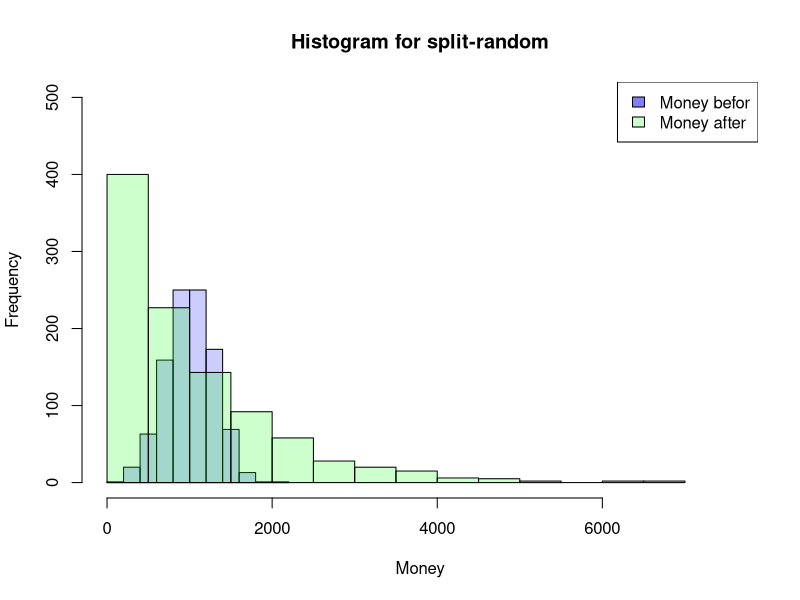
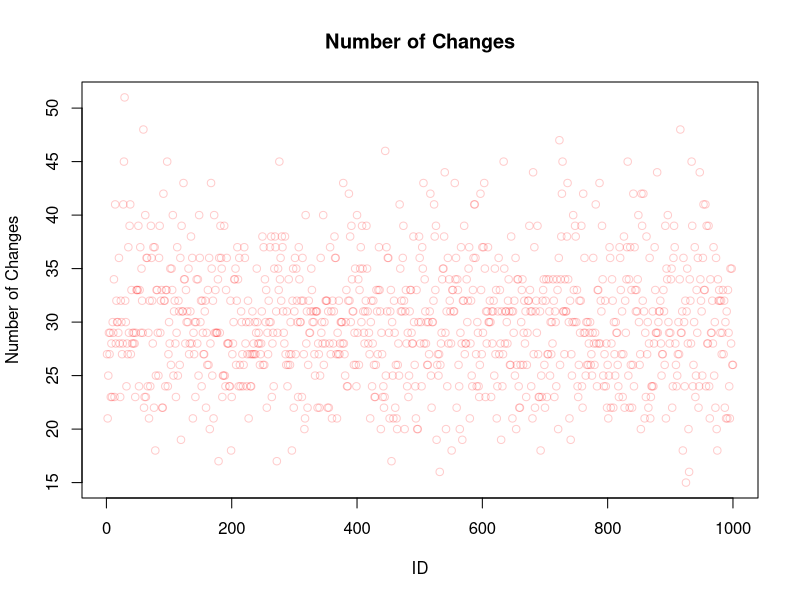
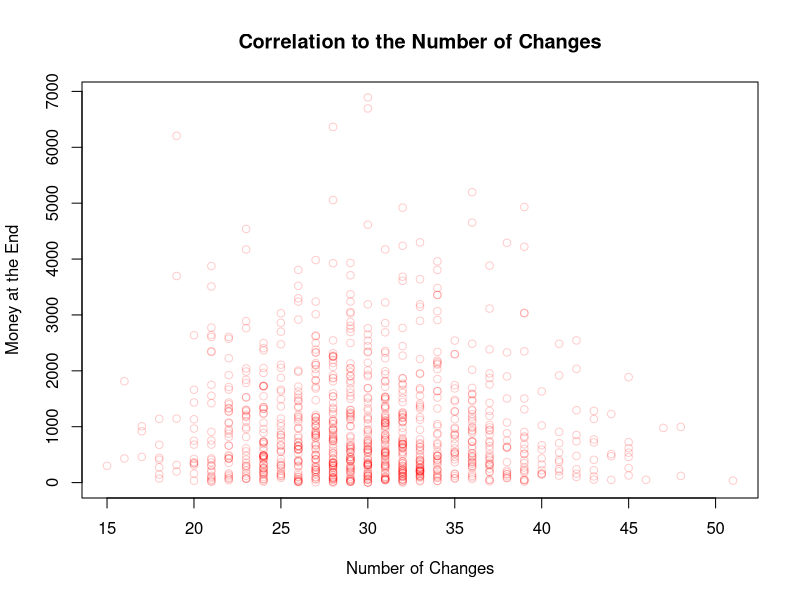
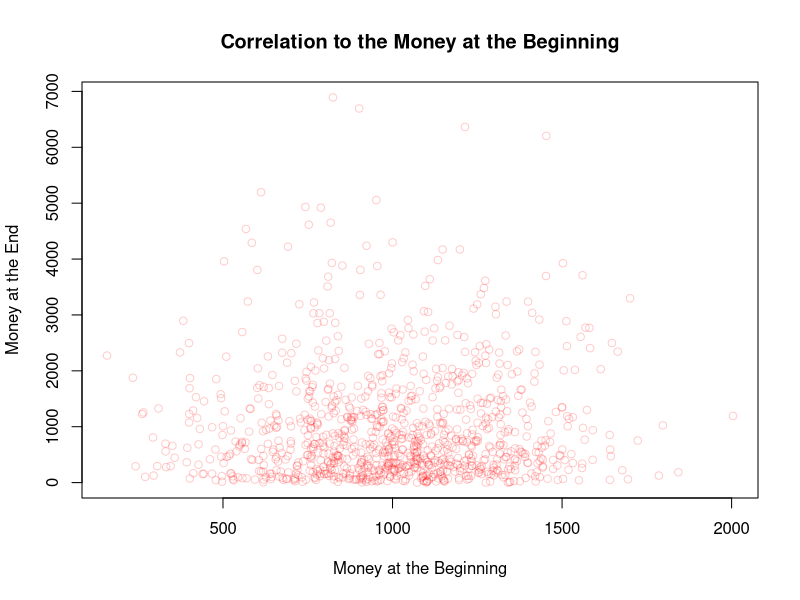
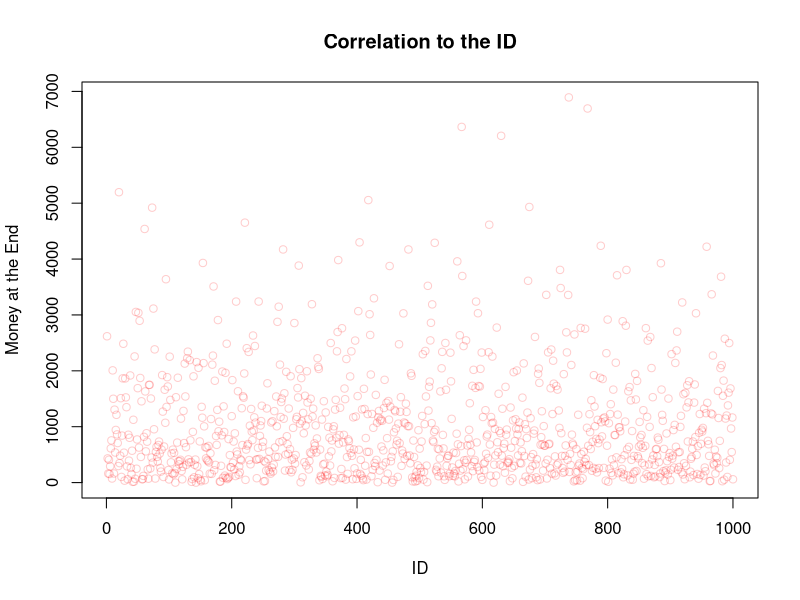
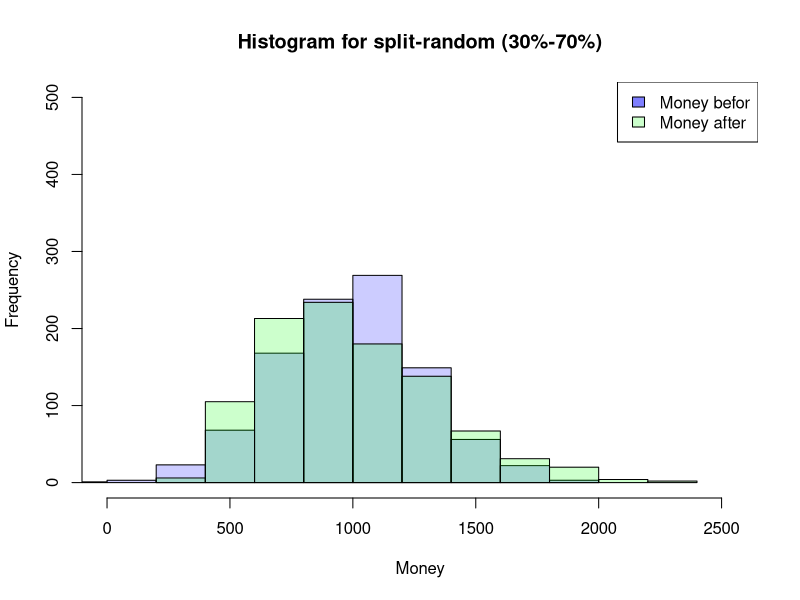

These charts were generated, in order, by the following R code:
n <- 20

SplitHalve <- function(nAgent,maxExchange,Money_mean=1000,Money_sd=300) {
  df <- data.frame(ID=seq(1,nAgent),
                   nE=0,
                   Ms=rnorm(nAgent, mean = Money_mean, sd = Money_sd),
                   MT=0,Me=0)
  df$Me <- df$Ms
  iE <- 1
  while (iE <= maxExchange) {
    df$MT <- df$Me
    rdf <- sample(df[df$nE < iE,"ID"], size=2)
    df[(df$ID == rdf[1] | df$ID == rdf[2]),"nE"] <-
      df[(df$ID == rdf[1] | df$ID == rdf[2]),"nE"]+1
    df[(df$ID == rdf[1] | df$ID == rdf[2]),"Me"] <-
      sum(df[(df$ID == rdf[1] | df$ID == rdf[2]),"MT"])/2
    if (NROW(df[df$nE < iE,"ID"]) < 2) {
      iE <- iE+1
      }
  }
  return(df)
}

df <- SplitHalve(1000,30)
sum(df$nE)

SplitHalve2 <- function(nAgent,maxExchange,Money_mean=1000,Money_sd=300) {
  df <- data.frame(ID=seq(1,nAgent),
                   nE=0,
                   Ms=rnorm(nAgent, mean = Money_mean, sd = Money_sd),
                   MT=0,Me=0)
  df$Me <- df$Ms
  iE <- 1
  while (iE <= maxExchange) {
    df$MT <- df$Me
    rdf <- sample(df$ID, size=2)
    df[(df$ID == rdf[1] | df$ID == rdf[2]),"nE"] <-
      df[(df$ID == rdf[1] | df$ID == rdf[2]),"nE"]+1
    df[(df$ID == rdf[1] | df$ID == rdf[2]),"Me"] <-
      sum(df[(df$ID == rdf[1] | df$ID == rdf[2]),"MT"])/2
    iE <- iE+1
  }
  return(df)
}

df <- SplitHalve2(1000,15000)

SplitRandom <- function(nAgent,maxExchange,Money_mean=1000,Money_sd=300) {
  df <- data.frame(ID=seq(1,nAgent),
                   nE=0,
                   Ms=rnorm(nAgent, mean = Money_mean, sd = Money_sd),
                   MT=0,Me=0)
  df$Me <- df$Ms
  iE <- 1
  while (iE <= maxExchange) {
    df$MT <- df$Me
    rdf <- sample(df$ID, size=2)
    rds <- sample(0:100, size=1)/100
    df[(df$ID == rdf[1] | df$ID == rdf[2]),"nE"] <-
      df[(df$ID == rdf[1] | df$ID == rdf[2]),"nE"]+1
    df[(df$ID == rdf[1] | df$ID == rdf[2]),"Me"] <-
      sum(df[(df$ID == rdf[1] | df$ID == rdf[2]),"MT"])*c(rds,1-rds)
    iE <- iE+1
  }
  return(df)
}

sample ( 0:100 , 1 )/100
30*c(0.2,0.8)

df <- SplitRandom(1000,15000)

summary(df)
hist(df$Ms, xlab="Money",main="Histogram for split-random",
     col=rgb(0,0,1,0.2),
     xlim=c(0,max(c(df$Me,df$Ms)))*1.1,ylim=c(0,nrow(df)/2))
hist(df$Me, col=rgb(0,1,0,0.2),
     add=TRUE)
legend('topright', c('Money befor', 'Money after'),
       fill=c(rgb(0,0,1,0.5), rgb(0,1,0,0.2)))

plot(df$ID,df$nE,main="Number of Changes",
     xlab="ID",ylab="Number of Changes",
     col=rgb(1,0,0,0.2))


plot(df$nE,df$Me,main="Correlation to the Number of Changes",
     xlab="Number of Changes",ylab="Money at the End",
     col=rgb(1,0,0,0.2))

plot(df$Ms,df$Me,main="Correlation to the Money at the Beginning",
     xlab="Money at the Beginning",ylab="Money at the End",
     col=rgb(1,0,0,0.2))

plot(df$ID,df$Me,main="Correlation to the ID",
     xlab="ID",ylab="Money at the End",
     col=rgb(1,0,0,0.2))

SplitRandom2 <- function(nAgent,maxExchange,Money_mean=1000,Money_sd=300) {
  df <- data.frame(ID=seq(1,nAgent),
                   nE=0,
                   Ms=rnorm(nAgent, mean = Money_mean, sd = Money_sd),
                   MT=0,Me=0)
  df$Me <- df$Ms
  iE <- 1
  while (iE <= maxExchange) {
    df$MT <- df$Me
    rdf <- sample(df$ID, size=2)
    rds <- sample(30:70, size=1)/100
    df[(df$ID == rdf[1] | df$ID == rdf[2]),"nE"] <-
      df[(df$ID == rdf[1] | df$ID == rdf[2]),"nE"]+1
    df[(df$ID == rdf[1] | df$ID == rdf[2]),"Me"] <-
      sum(df[(df$ID == rdf[1] | df$ID == rdf[2]),"MT"])*c(rds,1-rds)
    iE <- iE+1
  }
  return(df)
}

df <- SplitRandom2(1000,15000)

summary(df)
hist(df$Ms, xlab="Money",main="Histogram for split-random (30%-70%)",
     col=rgb(0,0,1,0.2),
     xlim=c(0,max(c(df$Me,df$Ms)))*1.1,ylim=c(0,nrow(df)/2))
hist(df$Me, col=rgb(0,1,0,0.2),
     add=TRUE)
legend('topright', c('Money befor', 'Money after'),
       fill=c(rgb(0,0,1,0.5), rgb(0,1,0,0.2)))
